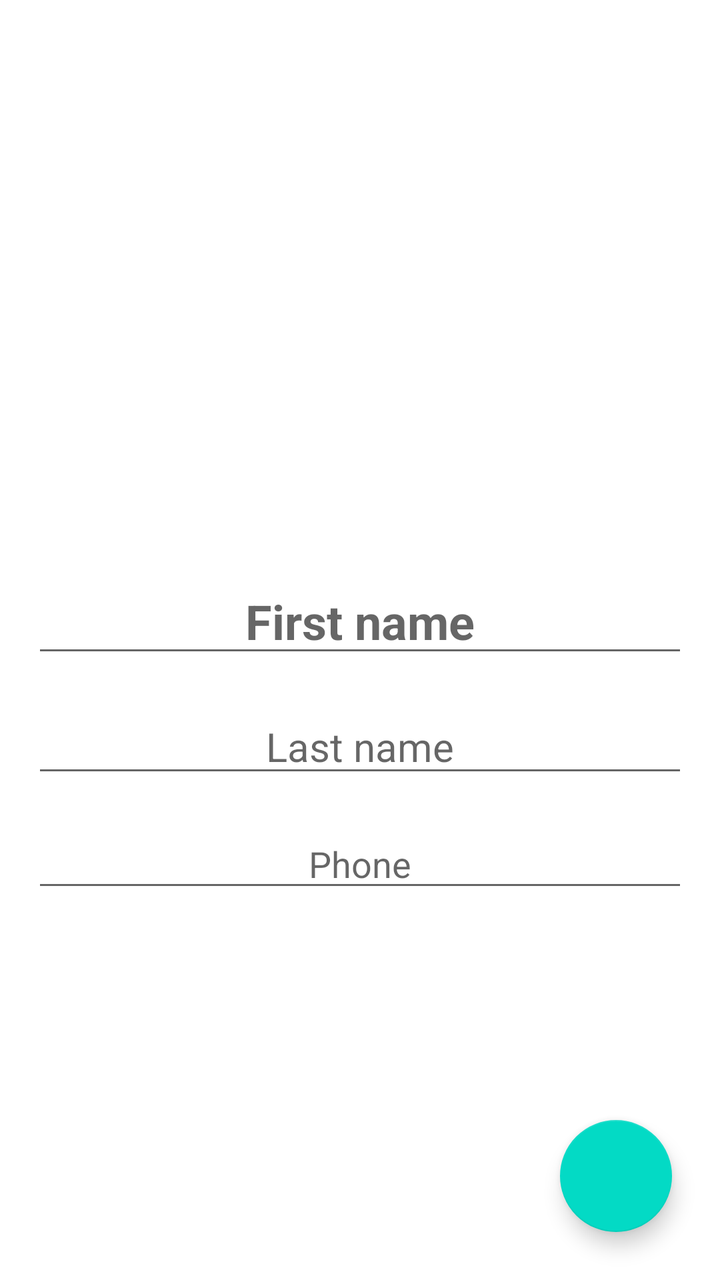
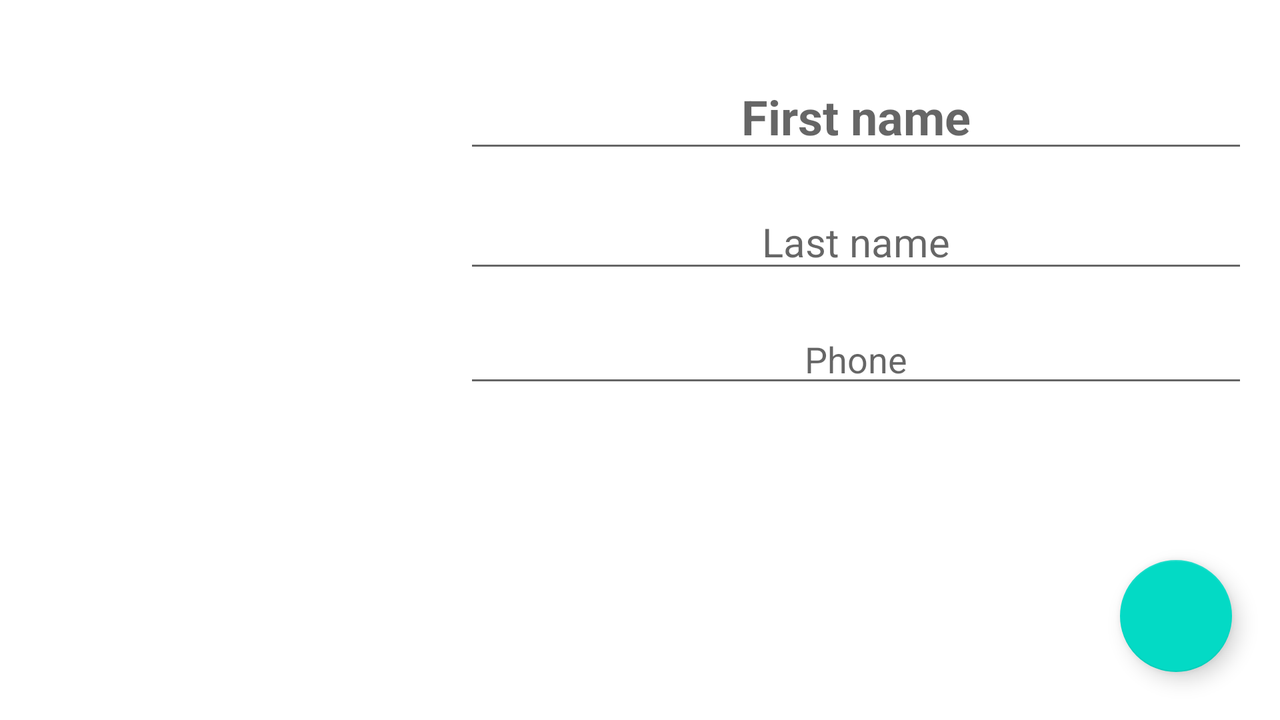

First picture: res/layout/ on a phone held upright. Second picture: the repository's own variant of that layout, on a device whose configuration matches the variant's folder. Source for both follows.
<!-- AndroidManifest.xml: application theme Theme.And_Work_6 -->
<!-- res/layout/fragment_contact_details.xml -->
<?xml version="1.0" encoding="utf-8"?>
<androidx.constraintlayout.widget.ConstraintLayout xmlns:android="http://schemas.android.com/apk/res/android"
    xmlns:app="http://schemas.android.com/apk/res-auto"
    xmlns:tools="http://schemas.android.com/tools"
    android:layout_width="match_parent"
    android:layout_height="match_parent"
    tools:context=".ContactDetailsFragment">

    <ImageView
        android:id="@+id/for_image"
        android:layout_width="100dp"
        android:layout_height="100dp"
        android:layout_margin="@dimen/default_margin"
        android:contentDescription="@string/contact_image"
        android:scaleType="centerCrop"
        app:layout_constraintBottom_toBottomOf="parent"
        app:layout_constraintEnd_toEndOf="parent"
        app:layout_constraintStart_toStartOf="parent"
        app:layout_constraintTop_toTopOf="parent"
        app:layout_constraintVertical_bias="0.3" />

    <EditText
        android:id="@+id/first_name"
        android:layout_width="match_parent"
        android:layout_height="wrap_content"
        android:layout_margin="@dimen/default_margin"
        android:autofillHints="@string/contact_first_name_hint"
        android:gravity="center"
        android:hint="@string/contact_first_name_hint"
        android:inputType="textPersonName"
        android:textSize="@dimen/first_name_size"
        android:textStyle="bold"
        app:layout_constraintEnd_toEndOf="parent"
        app:layout_constraintStart_toStartOf="parent"
        app:layout_constraintTop_toBottomOf="@+id/for_image" />

    <EditText
        android:id="@+id/last_name"
        android:layout_width="match_parent"
        android:layout_height="wrap_content"
        android:layout_margin="@dimen/default_margin"
        android:autofillHints="@string/contact_last_name_hint"
        android:gravity="center"
        android:hint="@string/contact_last_name_hint"
        android:inputType="textPersonName"
        android:textSize="@dimen/last_name_size"
        app:layout_constraintEnd_toEndOf="parent"
        app:layout_constraintStart_toStartOf="parent"
        app:layout_constraintTop_toBottomOf="@+id/first_name" />

    <EditText
        android:id="@+id/phone"
        android:layout_width="match_parent"
        android:layout_height="wrap_content"
        android:layout_margin="@dimen/default_margin"
        android:autofillHints="@string/contact_phone_hint"
        android:gravity="center"
        android:hint="@string/contact_phone_hint"
        android:inputType="phone"
        android:textSize="@dimen/phone_size"
        app:layout_constraintEnd_toEndOf="parent"
        app:layout_constraintStart_toStartOf="parent"
        app:layout_constraintTop_toBottomOf="@+id/last_name" />

    <com.google.android.material.floatingactionbutton.FloatingActionButton
        android:id="@+id/save_button"
        android:layout_width="wrap_content"
        android:layout_height="wrap_content"
        android:layout_margin="@dimen/button_margin"
        android:contentDescription="@string/save_button_content_description"
        android:src="@drawable/save_button"
        app:layout_constraintBottom_toBottomOf="parent"
        app:layout_constraintEnd_toEndOf="parent" />
</androidx.constraintlayout.widget.ConstraintLayout>
<!-- resources referenced by this layout -->
<resources>
  <dimen name="button_margin">24dp</dimen>
  <dimen name="default_margin">16dp</dimen>
  <dimen name="first_name_size">24sp</dimen>
  <dimen name="last_name_size">20sp</dimen>
  <dimen name="phone_size">18sp</dimen>
  <string name="contact_first_name_hint">First name</string>
  <string name="contact_image">Contact image</string>
  <string name="contact_last_name_hint">Last name</string>
  <string name="contact_phone_hint">Phone</string>
  <string name="save_button_content_description">Save contact changes</string>
  <style name="Theme.And_Work_6" parent="Theme.MaterialComponents.Light">
          
          <item name="colorPrimary">@color/purple_500</item>
          <item name="colorPrimaryVariant">@color/purple_700</item>
          <item name="colorOnPrimary">@color/white</item>
          
          <item name="colorSecondary">@color/teal_200</item>
          <item name="colorSecondaryVariant">@color/teal_700</item>
          <item name="colorOnSecondary">@color/black</item>
          
          <item name="android:statusBarColor" tools:targetApi="l">?attr/colorPrimaryVariant</item>
          
      </style>
</resources>
<!-- res/layout-land/fragment_contact_details.xml (the repository's variant of the layout above) -->
<!-- drawn on the phone turned sideways -->
<?xml version="1.0" encoding="utf-8"?>
<androidx.constraintlayout.widget.ConstraintLayout xmlns:android="http://schemas.android.com/apk/res/android"
    xmlns:app="http://schemas.android.com/apk/res-auto"
    xmlns:tools="http://schemas.android.com/tools"
    android:layout_width="match_parent"
    android:layout_height="match_parent"
    tools:context=".ContactDetailsFragment">

    <ImageView
        android:id="@+id/for_image"
        android:layout_width="200dp"
        android:layout_height="200dp"
        android:layout_margin="@dimen/default_margin"
        android:contentDescription="@string/contact_image"
        android:scaleType="centerCrop"
        app:layout_constraintStart_toStartOf="parent"
        app:layout_constraintTop_toTopOf="parent" />

    <EditText
        android:id="@+id/first_name"
        android:layout_width="0dp"
        android:layout_height="wrap_content"
        android:layout_margin="@dimen/default_margin"
        android:autofillHints="@string/contact_first_name_hint"
        android:gravity="center"
        android:hint="@string/contact_first_name_hint"
        android:inputType="textPersonName"
        android:textSize="@dimen/first_name_size"
        android:textStyle="bold"
        app:layout_constraintEnd_toEndOf="parent"
        app:layout_constraintStart_toEndOf="@+id/for_image"
        app:layout_constraintTop_toTopOf="@+id/for_image" />

    <EditText
        android:id="@+id/last_name"
        android:layout_width="0dp"
        android:layout_height="wrap_content"
        android:layout_marginTop="@dimen/default_margin"
        android:layout_marginEnd="@dimen/default_margin"
        android:layout_marginBottom="@dimen/default_margin"
        android:autofillHints="@string/contact_last_name_hint"
        android:gravity="center"
        android:hint="@string/contact_last_name_hint"
        android:inputType="textPersonName"
        android:textSize="@dimen/last_name_size"
        app:layout_constraintEnd_toEndOf="parent"
        app:layout_constraintStart_toStartOf="@+id/first_name"
        app:layout_constraintTop_toBottomOf="@+id/first_name" />

    <EditText
        android:id="@+id/phone"
        android:layout_width="0dp"
        android:layout_height="wrap_content"
        android:layout_marginTop="@dimen/default_margin"
        android:layout_marginEnd="@dimen/default_margin"
        android:layout_marginBottom="@dimen/default_margin"
        android:autofillHints="@string/contact_phone_hint"
        android:gravity="center"
        android:hint="@string/contact_phone_hint"
        android:inputType="phone"
        android:textSize="@dimen/phone_size"
        app:layout_constraintEnd_toEndOf="parent"
        app:layout_constraintStart_toStartOf="@+id/first_name"
        app:layout_constraintTop_toBottomOf="@+id/last_name" />

    <com.google.android.material.floatingactionbutton.FloatingActionButton
        android:id="@+id/save_button"
        android:layout_width="wrap_content"
        android:layout_height="wrap_content"
        android:layout_margin="@dimen/button_margin"
        android:contentDescription="@string/save_button_content_description"
        android:src="@drawable/save_button"
        app:layout_constraintBottom_toBottomOf="parent"
        app:layout_constraintEnd_toEndOf="parent" />
</androidx.constraintlayout.widget.ConstraintLayout>
